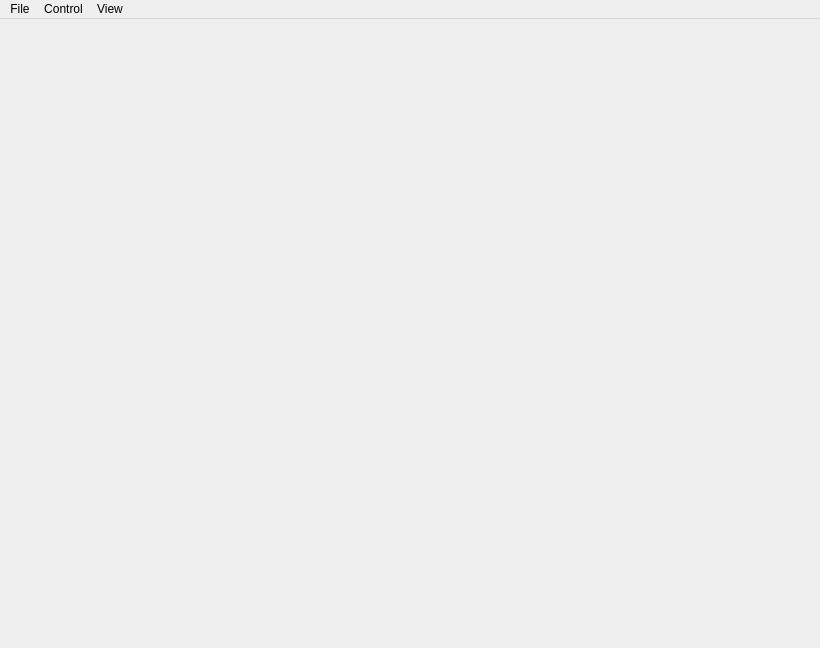
<?xml version="1.0" encoding="UTF-8"?>
<ui version="4.0">
 <class>MainWindow</class>
 <widget class="QMainWindow" name="MainWindow">
  <property name="geometry">
   <rect>
    <x>0</x>
    <y>0</y>
    <width>820</width>
    <height>648</height>
   </rect>
  </property>
  <property name="windowTitle">
   <string>Joker</string>
  </property>
  <widget class="QWidget" name="centralwidget">
   <layout class="QVBoxLayout" name="verticalLayout" stretch="1">
    <property name="spacing">
     <number>0</number>
    </property>
    <property name="margin">
     <number>0</number>
    </property>
    <item>
     <widget class="VideoStripView" name="videoStripView" native="true"/>
    </item>
   </layout>
  </widget>
  <widget class="QMenuBar" name="menubar">
   <property name="geometry">
    <rect>
     <x>0</x>
     <y>0</y>
     <width>820</width>
     <height>22</height>
    </rect>
   </property>
   <widget class="QMenu" name="menuFile">
    <property name="title">
     <string>File</string>
    </property>
    <widget class="QMenu" name="menuOpen_recent">
     <property name="title">
      <string>Open recent</string>
     </property>
     <addaction name="actionClear_list"/>
    </widget>
    <addaction name="actionOpen"/>
    <addaction name="menuOpen_recent"/>
    <addaction name="separator"/>
    <addaction name="actionOpen_Video"/>
    <addaction name="actionSave"/>
    <addaction name="actionSave_as"/>
    <addaction name="separator"/>
    <addaction name="actionAbout"/>
    <addaction name="actionPreferences"/>
    <addaction name="actionProperties"/>
   </widget>
   <widget class="QMenu" name="menuControl">
    <property name="title">
     <string>Control</string>
    </property>
    <widget class="QMenu" name="menuVarial_Speed">
     <property name="title">
      <string>Varispeed</string>
     </property>
     <addaction name="action_3"/>
     <addaction name="action_1"/>
     <addaction name="action_0_5"/>
     <addaction name="action0"/>
     <addaction name="action0_5"/>
     <addaction name="action1"/>
     <addaction name="action3"/>
    </widget>
    <widget class="QMenu" name="menuGo_to">
     <property name="title">
      <string>Go to</string>
     </property>
     <addaction name="actionTimecode"/>
     <addaction name="actionNext_element"/>
     <addaction name="actionPrevious_element"/>
    </widget>
    <addaction name="actionPlay_pause"/>
    <addaction name="actionPlay_backward"/>
    <addaction name="actionStep_forward"/>
    <addaction name="actionStep_backward"/>
    <addaction name="actionStep_time_forward"/>
    <addaction name="actionStep_time_backward"/>
    <addaction name="menuVarial_Speed"/>
    <addaction name="actionChange_timestamp"/>
    <addaction name="menuGo_to"/>
   </widget>
   <widget class="QMenu" name="menuView">
    <property name="title">
     <string>View</string>
    </property>
    <addaction name="actionTest_mode"/>
   </widget>
   <addaction name="menuFile"/>
   <addaction name="menuControl"/>
   <addaction name="menuView"/>
  </widget>
  <action name="actionOpen">
   <property name="text">
    <string>Open...</string>
   </property>
   <property name="shortcut">
    <string>Ctrl+O</string>
   </property>
  </action>
  <action name="actionPlay_pause">
   <property name="text">
    <string>Play/pause</string>
   </property>
   <property name="shortcut">
    <string>Up</string>
   </property>
  </action>
  <action name="actionPlay_backward">
   <property name="text">
    <string>Play backward</string>
   </property>
   <property name="shortcut">
    <string>Down</string>
   </property>
  </action>
  <action name="actionStep_forward">
   <property name="text">
    <string>Step forward</string>
   </property>
   <property name="shortcut">
    <string>Right</string>
   </property>
  </action>
  <action name="actionStep_backward">
   <property name="text">
    <string>Step backward</string>
   </property>
   <property name="shortcut">
    <string>Left</string>
   </property>
  </action>
  <action name="actionStep_time_forward">
   <property name="text">
    <string>Step time forward</string>
   </property>
   <property name="shortcut">
    <string>Alt+Right</string>
   </property>
  </action>
  <action name="actionStep_time_backward">
   <property name="text">
    <string>Step time backward</string>
   </property>
   <property name="shortcut">
    <string>Alt+Left</string>
   </property>
  </action>
  <action name="action_3">
   <property name="text">
    <string>-3</string>
   </property>
  </action>
  <action name="action_1">
   <property name="text">
    <string>-1</string>
   </property>
  </action>
  <action name="action_0_5">
   <property name="text">
    <string>-0.5</string>
   </property>
  </action>
  <action name="action0">
   <property name="text">
    <string>0</string>
   </property>
  </action>
  <action name="action0_5">
   <property name="text">
    <string>0.5</string>
   </property>
  </action>
  <action name="action1">
   <property name="text">
    <string>1</string>
   </property>
  </action>
  <action name="action3">
   <property name="text">
    <string>3</string>
   </property>
  </action>
  <action name="actionOpen_Video">
   <property name="text">
    <string>Open video...</string>
   </property>
   <property name="shortcut">
    <string>Ctrl+Shift+O</string>
   </property>
  </action>
  <action name="actionChange_timestamp">
   <property name="text">
    <string>Change timestamp...</string>
   </property>
  </action>
  <action name="actionChange_font">
   <property name="text">
    <string>Change font...</string>
   </property>
  </action>
  <action name="actionAbout">
   <property name="text">
    <string>About</string>
   </property>
  </action>
  <action name="actionPreferences">
   <property name="text">
    <string>Preferences...</string>
   </property>
  </action>
  <action name="actionProperties">
   <property name="text">
    <string>Properties...</string>
   </property>
  </action>
  <action name="actionTest_mode">
   <property name="checkable">
    <bool>true</bool>
   </property>
   <property name="text">
    <string>Test mode</string>
   </property>
   <property name="toolTip">
    <string>Set Joker on Test mode for synccheck</string>
   </property>
   <property name="shortcut">
    <string>Ctrl+Shift+T</string>
   </property>
  </action>
  <action name="actionTimecode">
   <property name="text">
    <string>Timecode...</string>
   </property>
   <property name="shortcut">
    <string>Ctrl+G</string>
   </property>
  </action>
  <action name="actionNext_text">
   <property name="text">
    <string>Next text</string>
   </property>
  </action>
  <action name="actionPrevious_text">
   <property name="text">
    <string>Previous text</string>
   </property>
  </action>
  <action name="actionNext_element">
   <property name="text">
    <string>Next element</string>
   </property>
   <property name="shortcut">
    <string>Ctrl+Right</string>
   </property>
  </action>
  <action name="actionPrevious_element">
   <property name="text">
    <string>Previous element</string>
   </property>
   <property name="shortcut">
    <string>Ctrl+Left</string>
   </property>
  </action>
  <action name="actionClear_list">
   <property name="text">
    <string>Clear list</string>
   </property>
  </action>
  <action name="actionSave">
   <property name="enabled">
    <bool>true</bool>
   </property>
   <property name="text">
    <string>Save</string>
   </property>
   <property name="shortcut">
    <string>Ctrl+S</string>
   </property>
  </action>
  <action name="actionSave_as">
   <property name="enabled">
    <bool>true</bool>
   </property>
   <property name="text">
    <string>Save as...</string>
   </property>
   <property name="shortcut">
    <string>Ctrl+Shift+S</string>
   </property>
  </action>
 </widget>
 <customwidgets>
  <customwidget>
   <class>VideoStripView</class>
   <extends>QWidget</extends>
   <header>VideoStripView.h</header>
   <container>1</container>
  </customwidget>
 </customwidgets>
 <resources/>
 <connections/>
</ui>
